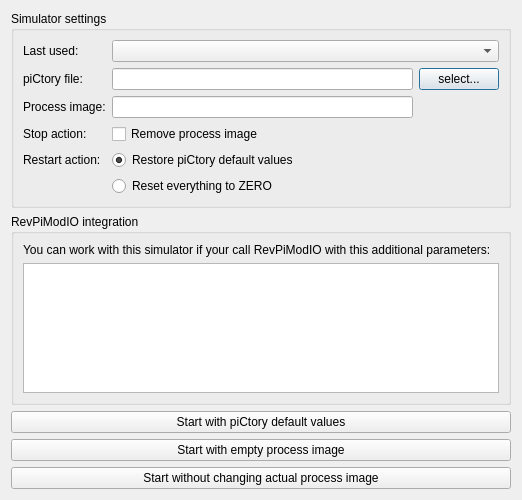
<?xml version="1.0" encoding="UTF-8"?>
<ui version="4.0">
 <class>diag_simulator</class>
 <widget class="QDialog" name="diag_simulator">
  <property name="geometry">
   <rect>
    <x>0</x>
    <y>0</y>
    <width>522</width>
    <height>500</height>
   </rect>
  </property>
  <property name="windowTitle">
   <string>piControl simulator</string>
  </property>
  <layout class="QVBoxLayout" name="verticalLayout">
   <item>
    <widget class="QGroupBox" name="gb_settings">
     <property name="title">
      <string>Simulator settings</string>
     </property>
     <layout class="QGridLayout" name="gridLayout">
      <item row="0" column="0">
       <widget class="QLabel" name="lbl_history">
        <property name="text">
         <string>Last used:</string>
        </property>
       </widget>
      </item>
      <item row="1" column="0">
       <widget class="QLabel" name="lbl_configrsc">
        <property name="text">
         <string>piCtory file:</string>
        </property>
       </widget>
      </item>
      <item row="1" column="1">
       <widget class="QLineEdit" name="txt_configrsc">
        <property name="focusPolicy">
         <enum>Qt::NoFocus</enum>
        </property>
        <property name="text">
         <string notr="true"/>
        </property>
       </widget>
      </item>
      <item row="1" column="2">
       <widget class="QPushButton" name="btn_configrsc">
        <property name="text">
         <string>select...</string>
        </property>
       </widget>
      </item>
      <item row="2" column="0">
       <widget class="QLabel" name="lbl_procimg">
        <property name="text">
         <string>Process image:</string>
        </property>
       </widget>
      </item>
      <item row="2" column="1">
       <widget class="QLineEdit" name="txt_procimg">
        <property name="focusPolicy">
         <enum>Qt::NoFocus</enum>
        </property>
        <property name="text">
         <string notr="true"/>
        </property>
       </widget>
      </item>
      <item row="3" column="0">
       <widget class="QLabel" name="lbl_stop">
        <property name="text">
         <string>Stop action:</string>
        </property>
       </widget>
      </item>
      <item row="4" column="0">
       <widget class="QLabel" name="lbl_restart">
        <property name="text">
         <string>Restart action:</string>
        </property>
       </widget>
      </item>
      <item row="0" column="1" colspan="2">
       <widget class="QComboBox" name="cbb_history">
        <property name="sizeAdjustPolicy">
         <enum>QComboBox::AdjustToMinimumContentsLength</enum>
        </property>
       </widget>
      </item>
      <item row="3" column="1" colspan="2">
       <widget class="QCheckBox" name="cbx_stop_remove">
        <property name="text">
         <string>Remove process image</string>
        </property>
       </widget>
      </item>
      <item row="4" column="1" colspan="2">
       <widget class="QRadioButton" name="rb_restart_pictory">
        <property name="text">
         <string>Restore piCtory default values</string>
        </property>
        <property name="checked">
         <bool>true</bool>
        </property>
       </widget>
      </item>
      <item row="5" column="1" colspan="2">
       <widget class="QRadioButton" name="rb_restart_zero">
        <property name="text">
         <string>Reset everything to ZERO</string>
        </property>
       </widget>
      </item>
     </layout>
    </widget>
   </item>
   <item>
    <widget class="QGroupBox" name="gb_info">
     <property name="title">
      <string>RevPiModIO integration</string>
     </property>
     <layout class="QVBoxLayout" name="verticalLayout_2">
      <item>
       <widget class="QLabel" name="lbl_info">
        <property name="text">
         <string>You can work with this simulator if your call RevPiModIO with this additional parameters:</string>
        </property>
        <property name="wordWrap">
         <bool>true</bool>
        </property>
       </widget>
      </item>
      <item>
       <widget class="QPlainTextEdit" name="txt_info">
        <property name="sizeAdjustPolicy">
         <enum>QAbstractScrollArea::AdjustToContents</enum>
        </property>
        <property name="readOnly">
         <bool>true</bool>
        </property>
        <property name="plainText">
         <string notr="true"/>
        </property>
       </widget>
      </item>
     </layout>
    </widget>
   </item>
   <item>
    <widget class="QPushButton" name="btn_start_pictory">
     <property name="text">
      <string>Start with piCtory default values</string>
     </property>
     <property name="shortcut">
      <string>Ctrl+1</string>
     </property>
    </widget>
   </item>
   <item>
    <widget class="QPushButton" name="btn_start_empty">
     <property name="text">
      <string>Start with empty process image</string>
     </property>
     <property name="shortcut">
      <string>Ctrl+2</string>
     </property>
    </widget>
   </item>
   <item>
    <widget class="QPushButton" name="btn_start_nochange">
     <property name="text">
      <string>Start without changing actual process image</string>
     </property>
     <property name="shortcut">
      <string>Ctrl+3</string>
     </property>
    </widget>
   </item>
  </layout>
 </widget>
 <tabstops>
  <tabstop>cbb_history</tabstop>
  <tabstop>btn_configrsc</tabstop>
  <tabstop>cbx_stop_remove</tabstop>
  <tabstop>rb_restart_pictory</tabstop>
  <tabstop>rb_restart_zero</tabstop>
  <tabstop>txt_info</tabstop>
  <tabstop>btn_start_pictory</tabstop>
  <tabstop>btn_start_empty</tabstop>
  <tabstop>btn_start_nochange</tabstop>
 </tabstops>
 <resources/>
 <connections>
  <connection>
   <sender>btn_start_empty</sender>
   <signal>clicked()</signal>
   <receiver>diag_simulator</receiver>
   <slot>accept()</slot>
   <hints>
    <hint type="sourcelabel">
     <x>268</x>
     <y>447</y>
    </hint>
    <hint type="destinationlabel">
     <x>268</x>
     <y>249</y>
    </hint>
   </hints>
  </connection>
  <connection>
   <sender>btn_start_nochange</sender>
   <signal>clicked()</signal>
   <receiver>diag_simulator</receiver>
   <slot>accept()</slot>
   <hints>
    <hint type="sourcelabel">
     <x>268</x>
     <y>478</y>
    </hint>
    <hint type="destinationlabel">
     <x>268</x>
     <y>249</y>
    </hint>
   </hints>
  </connection>
  <connection>
   <sender>btn_start_pictory</sender>
   <signal>clicked()</signal>
   <receiver>diag_simulator</receiver>
   <slot>accept()</slot>
   <hints>
    <hint type="sourcelabel">
     <x>268</x>
     <y>416</y>
    </hint>
    <hint type="destinationlabel">
     <x>268</x>
     <y>249</y>
    </hint>
   </hints>
  </connection>
 </connections>
</ui>
